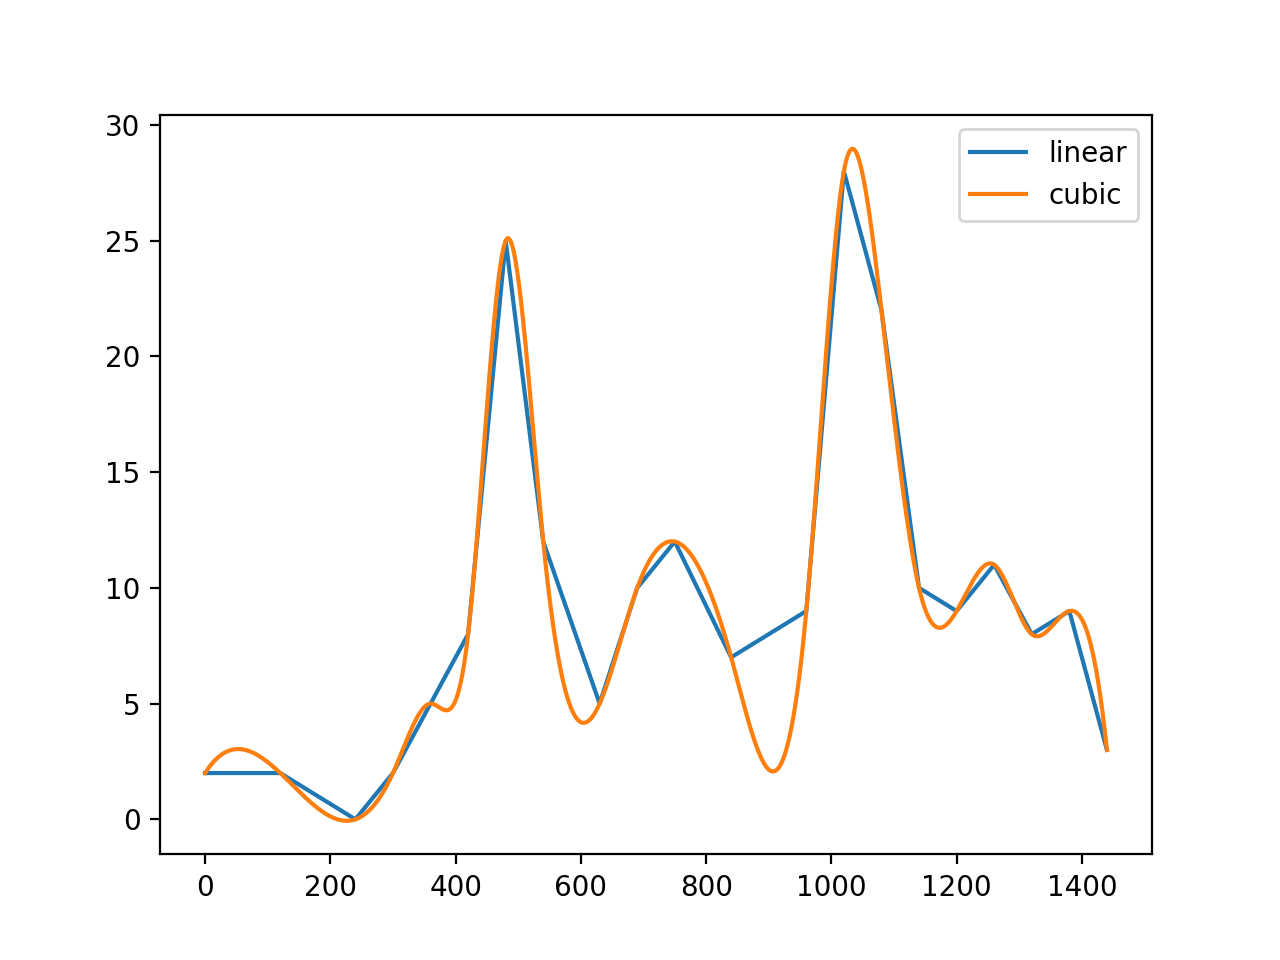

This chart was generated by the following Python code:
import numpy as np
from scipy.interpolate import interp1d

x = (
    np.array(
        [
            0,
            2,
            4,
            5,
            6,
            7,
            8,
            9,
            10.5,
            11.5,
            12.5,
            14,
            16,
            17,
            18,
            19,
            20,
            21,
            22,
            23,
            24,
        ]
    )
    * 60.0
)
y = np.array([2, 2, 0, 2, 5, 8, 25, 12, 5, 10, 12, 7, 9, 28, 22, 10, 9, 11, 8, 9, 3])
print(np.trapz(y, x))

new_x = np.arange(0, 1440.1, 0.1)
f = interp1d(x, y, kind="cubic")
new_y = f(new_x)
print(np.trapz(new_y, new_x))

import matplotlib.pyplot as plt

plt.plot(x, y, label="linear")
plt.plot(new_x, new_y, label="cubic")
plt.legend()
plt.show()
